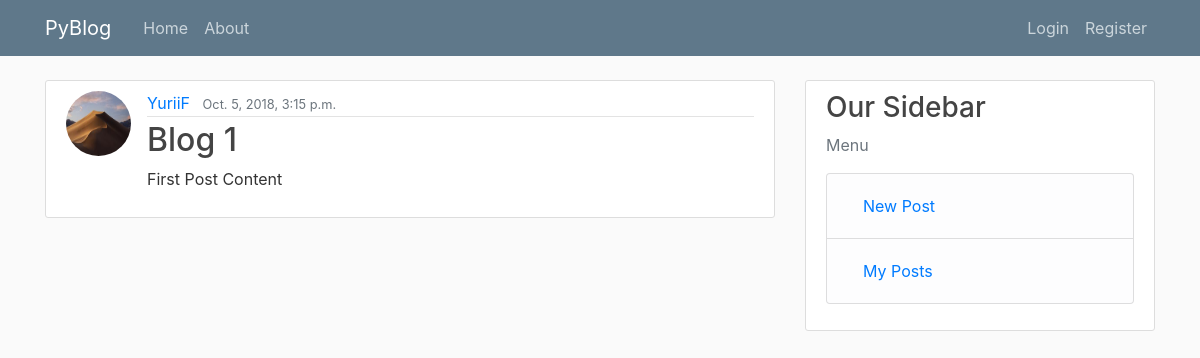
The app's page /, older data.
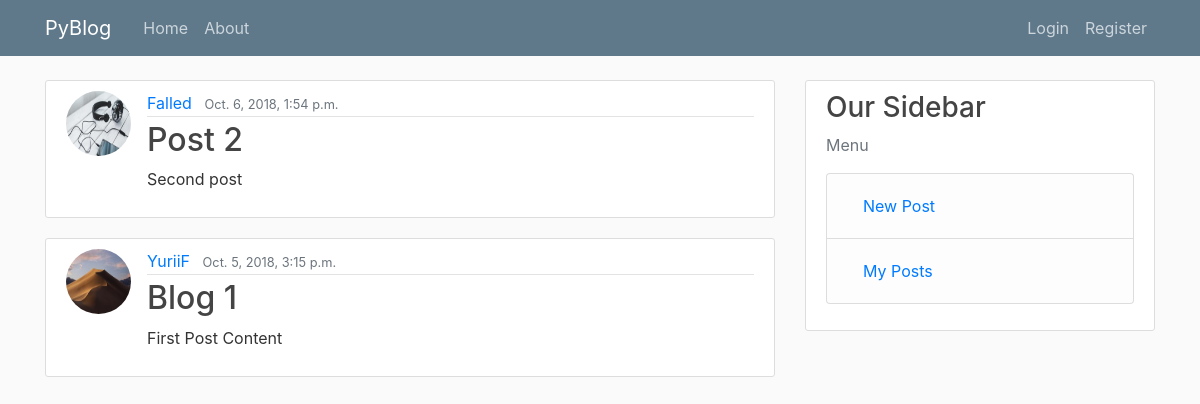
The same page, newer data.
### blog/models.py (models this page shows, shortened)
class Post(models.Model):
    title = models.CharField(max_length=100)
    content = models.TextField()
    date_posted = models.DateTimeField(default=timezone.now)
    author = models.ForeignKey(User, on_delete=models.CASCADE) #if the user will be deleted then all his post althou will be deleted

### users/models.py (models this page shows, shortened)
class Profile(models.Model):
	user = models.OneToOneField(User, on_delete=models.CASCADE)
	image = models.ImageField(default='default.jpg', upload_to='profile_pics')

### blog/views.py (the view)
# urls.py: path('', PostListView.as_view(), name='blog-home'),
class PostListView(ListView):
	model = Post
	template_name = 'blog/home.html' #<app>/<model>_<viewtype>.html
	context_object_name = 'posts'
	ordering = ['-date_posted'] #this means that our post will be reverse ordered
	paginate_by = 5  #count of post by pag

### blog/templates/blog/home.html
{%extends "blog/base.html"%}
{% block content %}
{% for post in posts %}
<article class="media content-section">
	<img class="rounded-circle article-img" src="{{ post.author.profile.image.url }}" alt="">
    <div class="media-body">
        <div class="article-metadata">
            <a class="mr-2" href="#">{{ post.author }}</a>
            <small class="text-muted">{{ post.date_posted }}</small>
        </div>
        <h2><a class="article-title" href="{% url 'post-detail' post.id %}">{{ post.title }}</a></h2>
        <p class="article-content">{{ post.content }}</p>
    </div>
</article>
{% endfor %}
{%endblock content%}

Row changes from the older to the newer data that the page shows:
added Post: author.profile.image (picture), author "Falled", date_posted "Oct. 6, 2018, 1:54 p.m.", title "Post 2", content "Second post"
